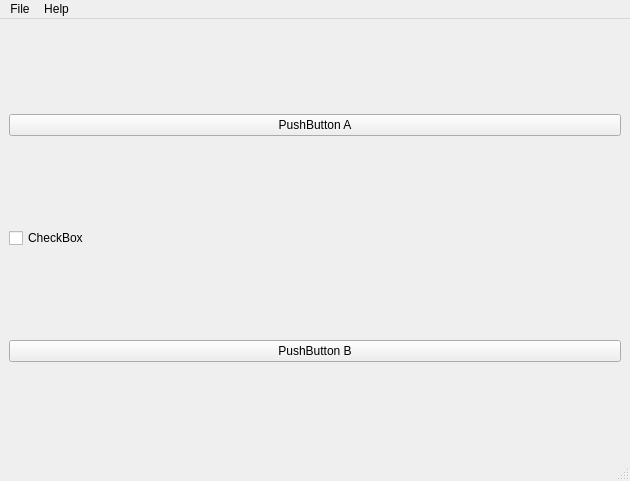
<?xml version="1.0" encoding="UTF-8"?>
<ui version="4.0">
 <class>MainWindow</class>
 <widget class="QMainWindow" name="MainWindow">
  <property name="geometry">
   <rect>
    <x>0</x>
    <y>0</y>
    <width>630</width>
    <height>481</height>
   </rect>
  </property>
  <property name="windowTitle">
   <string>MainWindow</string>
  </property>
  <widget class="QWidget" name="centralwidget">
   <layout class="QVBoxLayout" name="verticalLayout">
    <item>
     <widget class="QPushButton" name="pushButton">
      <property name="text">
       <string>PushButton A</string>
      </property>
     </widget>
    </item>
    <item>
     <widget class="QCheckBox" name="checkBox">
      <property name="text">
       <string>CheckBox</string>
      </property>
     </widget>
    </item>
    <item>
     <widget class="QPushButton" name="pushButton_2">
      <property name="text">
       <string>PushButton B</string>
      </property>
     </widget>
    </item>
   </layout>
  </widget>
  <widget class="QMenuBar" name="menubar">
   <property name="geometry">
    <rect>
     <x>0</x>
     <y>0</y>
     <width>630</width>
     <height>22</height>
    </rect>
   </property>
   <widget class="QMenu" name="menuFile">
    <property name="title">
     <string>File</string>
    </property>
    <addaction name="actionNew"/>
    <addaction name="actionOpen"/>
    <addaction name="separator"/>
    <addaction name="actionExit"/>
   </widget>
   <widget class="QMenu" name="menuHelp">
    <property name="title">
     <string>Help</string>
    </property>
    <addaction name="actionAbout"/>
    <addaction name="actionAbout_Qt"/>
   </widget>
   <addaction name="menuFile"/>
   <addaction name="menuHelp"/>
  </widget>
  <widget class="QStatusBar" name="statusbar"/>
  <action name="actionNew">
   <property name="text">
    <string>New</string>
   </property>
  </action>
  <action name="actionOpen">
   <property name="text">
    <string>Open</string>
   </property>
  </action>
  <action name="actionExit">
   <property name="text">
    <string>Exit</string>
   </property>
  </action>
  <action name="actionAbout">
   <property name="text">
    <string>About</string>
   </property>
  </action>
  <action name="actionAbout_Qt">
   <property name="text">
    <string>About Qt</string>
   </property>
  </action>
 </widget>
 <tabstops>
  <tabstop>pushButton</tabstop>
  <tabstop>checkBox</tabstop>
  <tabstop>pushButton_2</tabstop>
 </tabstops>
 <resources/>
 <connections>
  <connection>
   <sender>checkBox</sender>
   <signal>toggled(bool)</signal>
   <receiver>pushButton_2</receiver>
   <slot>setDisabled(bool)</slot>
   <hints>
    <hint type="sourcelabel">
     <x>66</x>
     <y>242</y>
    </hint>
    <hint type="destinationlabel">
     <x>160</x>
     <y>350</y>
    </hint>
   </hints>
  </connection>
 </connections>
</ui>
